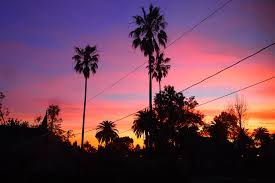
#> input picture Test-master/OpenCV/1-BasicOpenCV/Test.jpg, 275 x 183 px, found by its file name
$ python ImageOperations.py
#> lines starting #> are read from the running program, lines starting #| are printed output that depends on the picture; after the words box and inside, x2 and y2 are one past the last pixel; in counts of white or black regions, pixels touching at a corner belong together
import numpy as np
import cv2

img = cv2.imread("../Test.jpg", cv2.IMREAD_COLOR)
#> img is the input picture: shape (183, 275, 3); mean B, G, R 85.8, 64.9, 109.7

img[0:50, 0:50] =  img[100:150, 100:150]
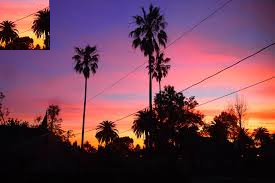
#> img: shape (183, 275, 3); 4.97% of pixels changed, all inside (x1, y1, x2, y2) = (0, 0, 50, 50)


cv2.imshow("img", img)

cv2.waitKey(0)
cv2.destroyAllWindows()
